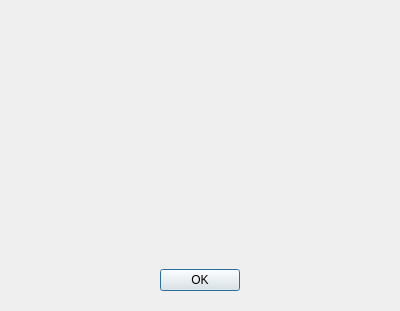
<ui version="4.0" >
 <author></author>
 <comment>*********************************************************************
**
** Copyright (C) 1992-$THISYEAR$ $TROLLTECH$. All rights reserved.
**
** This file is part of the $MODULE$ of the Qt Toolkit.
**
** $TROLLTECH_DUAL_LICENSE$
**
** This file is provided AS IS with NO WARRANTY OF ANY KIND, INCLUDING THE
** WARRANTY OF DESIGN, MERCHANTABILITY AND FITNESS FOR A PARTICULAR PURPOSE.
**
*********************************************************************</comment>
 <exportmacro></exportmacro>
 <class>AboutDialog</class>
 <widget class="QDialog" name="AboutDialog" >
  <property name="geometry" >
   <rect>
    <x>0</x>
    <y>0</y>
    <width>400</width>
    <height>311</height>
   </rect>
  </property>
  <property name="windowTitle" >
   <string>Qt Linguist</string>
  </property>
  <layout class="QVBoxLayout" >
   <property name="margin" >
    <number>11</number>
   </property>
   <property name="spacing" >
    <number>6</number>
   </property>
   <property name="sizeConstraint" >
    <enum>QLayout::SetMinimumSize</enum>
   </property>
   <item>
    <widget class="QLabel" name="PixmapLabel1" >
     <property name="frameShape" >
      <enum>QFrame::NoFrame</enum>
     </property>
     <property name="frameShadow" >
      <enum>QFrame::Plain</enum>
     </property>
     <property name="scaledContents" >
      <bool>false</bool>
     </property>
     <property name="alignment" >
      <set>Qt::AlignCenter</set>
     </property>
    </widget>
   </item>
   <item>
    <widget class="QLabel" name="versionLabel" >
     <property name="alignment" >
      <set>Qt::AlignCenter</set>
     </property>
    </widget>
   </item>
   <item>
    <widget class="QLabel" name="infoText" >
     <property name="text" >
      <string/>
     </property>
     <property name="wordWrap" >
      <bool>true</bool>
     </property>
    </widget>
   </item>
   <item>
    <spacer>
     <property name="orientation" >
      <enum>Qt::Vertical</enum>
     </property>
     <property name="sizeHint" >
      <size>
       <width>20</width>
       <height>40</height>
      </size>
     </property>
    </spacer>
   </item>
   <item>
    <layout class="QHBoxLayout" >
     <property name="margin" >
      <number>0</number>
     </property>
     <property name="spacing" >
      <number>6</number>
     </property>
     <item>
      <spacer>
       <property name="orientation" >
        <enum>Qt::Horizontal</enum>
       </property>
       <property name="sizeHint" >
        <size>
         <width>20</width>
         <height>40</height>
        </size>
       </property>
      </spacer>
     </item>
     <item>
      <widget class="QPushButton" name="PushButton1" >
       <property name="text" >
        <string>OK</string>
       </property>
       <property name="autoDefault" >
        <bool>true</bool>
       </property>
       <property name="default" >
        <bool>true</bool>
       </property>
      </widget>
     </item>
     <item>
      <spacer>
       <property name="orientation" >
        <enum>Qt::Horizontal</enum>
       </property>
       <property name="sizeHint" >
        <size>
         <width>20</width>
         <height>40</height>
        </size>
       </property>
      </spacer>
     </item>
    </layout>
   </item>
  </layout>
 </widget>
 <pixmapfunction></pixmapfunction>
 <resources/>
 <connections/>
</ui>
